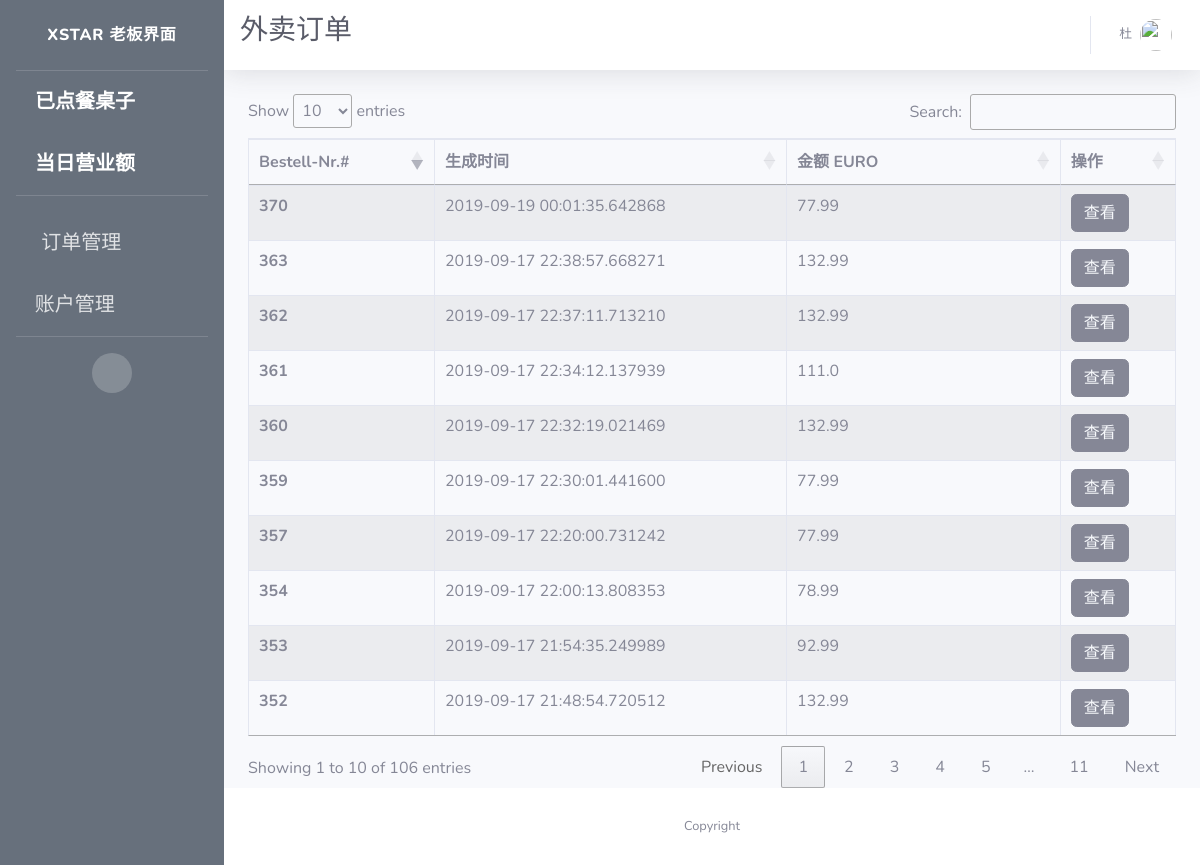
The app's page /boss/takeaway/orders/all (signed in) with its own data.
### app/models.py (models this page shows, shortened)
class User(UserMixin, db.Model):
    id = db.Column(db.Integer, primary_key=True)
    username = db.Column(db.String(64), index=True, unique=True, nullable=False)
    alias = db.Column(db.String(64))
    email = db.Column(db.String(120), unique=True)
    password_hash = db.Column(db.String(128))
    permissions = db.Column(db.Integer)
    container = db.Column(db.String(300))
    timeCreated = db.Column(db.DateTime, default=datetime.utcnow)

class Order(db.Model):
    id = db.Column(db.Integer, primary_key=True, unique=True, index=True)
    totalPrice = db.Column(db.Float, unique=False)
    orderNumber = db.Column(db.String(200), unique=True)
    timeCreated = db.Column(db.DateTime, default=datetime.utcnow)
    isPaid = db.Column(db.Boolean, default=False)
    isReady = db.Column(db.Boolean, default=False)
    isPickedUp = db.Column(db.Boolean, default=False)
    items = db.Column(db.String(1500))
    pay_via = db.Column(db.String(100))
    type = db.Column(db.String(100))
    container = db.Column(db.String(300))
    mealPrinted = db.Column(db.Boolean, default=False)
    printed = db.Column(db.Boolean, default=False)
    settleTime = db.Column(db.DateTime)
    settleID = db.Column(db.String(500))
    table_name = db.Column(db.String(500))
    seat_number = db.Column(db.String(500))
    isCancelled = db.Column(db.Boolean(), default=False)
    isDone = db.Column(db.Boolean())
    dishes = db.Column(db.String(1500))
    discount = db.Column(db.Float, default=0.0)
    discount_rate = db.Column(db.Float, default=0.0)
    subtype = db.Column(db.String(500))
    endTotal = db.Column(db.Float, default=totalPrice)
    section = db.Column(db.String(500))

### app/routes.py (the view)
@app.route("/boss/takeaway/orders/all")
@login_required
def boss_all_out_orders():
    orders = Order.query.filter(Order.type == "Out").all()
    return render_template('boss_all_out_orders.html',
                           title=u'外卖订单',
                           orders=orders)

### app/models.py (called while the page is built)
@login.user_loader
def load_user(id):
    return User.query.get(int(id))

### app/templates/boss_all_out_orders.html (shortened to what this page needs)
{% extends 'boss.html' %}
{% block css %}
<link rel="stylesheet" type="text/css" href="https://cdn.datatables.net/1.10.19/css/jquery.dataTables.css">
<link rel="stylesheet" type="text/css" href="https://cdnjs.cloudflare.com/ajax/libs/twitter-bootstrap/4.1.3/css/bootstrap.css">
<link rel="stylesheet" type="text/css" href="https://cdn.datatables.net/1.10.19/css/dataTables.bootstrap4.min.css">
{% endblock %}
{% block title %}
<h1 class="h3 mb-2 text-gray-800">{{ title }}</h1>
<br>
{% endblock %}
{% block content %}
<div class="row">
    <div class="col-sm-12">
        <table id="example" class="table table-striped table-bordered">
      <thead>
        <tr>
          <th scope="col">Bestell-Nr.#</th>
          <th scope="col">生成时间</th>
          <th scope="col">金额 EURO</th>
          <th scope="col">操作</th>
        </tr>
      </thead>
      <tbody>
      {% for order in orders %}
        <tr id={{ order.id }}>
          <th scope="row">{{ order.id }}</th>
          <td>{{ order.timeCreated }}</td>
          <td>{{ order.totalPrice }}</td>
          <td>
            <span>
              <button type="button" class="btn btn-secondary">
                <a href={{ url_for('boss_takeaway_order_view', order_id=order.id) }} style="color: rgb(247, 249, 252)">
                  查看
                </a>
              </button>
            </span>
          </td>
        </tr>
      {% endfor %}
      </tbody>
    </table>
    </div>
</div>
{% endblock %}

### app/templates/boss.html (shortened to what this page needs)
<!DOCTYPE html>
<html lang="en">
<head>
  {% block css %}
  {% endblock %}
  <link href="{{ url_for('static', filename='fontawesome-free/css/all.min.css') }}" rel="stylesheet" type="text/css">
  <link href="{{ url_for('static', filename='css/sb-admin-2.min.css')}}" rel="stylesheet">
</head>
<body id="page-top">
  <div id="wrapper">
    <ul class="navbar-nav bg-gradient-primary sidebar sidebar-dark accordion" id="accordionSidebar">
      <a class="sidebar-brand d-flex align-items-center justify-content-center" href="{{ url_for('index') }}">
        <div class="sidebar-brand-text mx-3">Xstar 老板界面</div>
      </a>
      <hr class="sidebar-divider my-0">
      <li class="nav-item active">
        <a class="nav-link" href="{{url_for('boss_active_tables') }}">
          <i class="fas fa-chair"></i>
          <span>已点餐桌子</span></a>
      </li>
      <li class="nav-item active">
        <a class="nav-link" href="{{url_for('boss_daily_revenue') }}">
          <i class="fas fa-money-bill-alt"></i>
          <span>当日营业额</span></a>
      </li>
      <hr class="sidebar-divider">
      <li class="nav-item">
        <a class="nav-link collapsed" href="#" data-toggle="collapse" data-target="#collapseTwo" aria-expanded="true" aria-controls="collapseTwo">
          <i class="fas fa-fw fa-cog"></i>
          <span>订单管理</span>
        </a>
      </li>
      <li class="nav-item">
        <a class="nav-link" href="{{ url_for('boss_users_manage') }}">
          <i class="fas fa-users"></i>
          <span>账户管理</span></a>
      </li>
      <hr class="sidebar-divider d-none d-md-block">
      <div class="text-center d-none d-md-inline">
        <button class="rounded-circle border-0" id="sidebarToggle"></button>
      </div>
    </ul>
    <div id="content-wrapper" class="d-flex flex-column">
      <div id="content">
        <nav class="navbar navbar-expand navbar-light bg-white topbar mb-4 static-top shadow">
          {% block title %}
          {% endblock %}
          <ul class="navbar-nav ml-auto">
            <li class="nav-item dropdown no-arrow">
              <a class="nav-link dropdown-toggle" href="#" id="userDropdown" role="button" data-toggle="dropdown" aria-haspopup="true" aria-expanded="false">
                <span class="mr-2 d-none d-lg-inline text-gray-600 small">{{ current_user.alias }}</span>
                <img class="img-profile rounded-circle" src="https://source.unsplash.com/QAB-WJcbgJk/60x60">
              </a>
            </li>
          </ul>
        </nav>
        <div class="container-fluid">
          {% block content %}{% endblock %}
        </div>
      </div>
      <footer class="sticky-footer bg-white">
        <div class="container my-auto">
          <div class="copyright text-center my-auto">
            <span>Copyright {{ company_name }}</span>
          </div>
        </div>
      </footer>
    </div>
  </div>
</body>
</html>

### app/templates/boss.html (style rules this page uses)
.bg-gradient-primary { background-image: linear-gradient(180deg,#67707c 10%,#67707c 100%); background-size: cover; }

### records on screen
User: alias "杜"
Order: id "352", timeCreated "2019-09-17 21:48:54.720512", totalPrice "132.99"
Order: id "353", timeCreated "2019-09-17 21:54:35.249989", totalPrice "92.99"
Order: id "354", timeCreated "2019-09-17 22:00:13.808353", totalPrice "78.99"
Order: id "357", timeCreated "2019-09-17 22:20:00.731242", totalPrice "77.99"
Order: id "359", timeCreated "2019-09-17 22:30:01.441600", totalPrice "77.99"
Order: id "360", timeCreated "2019-09-17 22:32:19.021469", totalPrice "132.99"
Order: id "361", timeCreated "2019-09-17 22:34:12.137939", totalPrice "111.0"
Order: id "362", timeCreated "2019-09-17 22:37:11.713210", totalPrice "132.99"
Order: id "363", timeCreated "2019-09-17 22:38:57.668271", totalPrice "132.99"
Order: id "370", timeCreated "2019-09-19 00:01:35.642868", totalPrice "77.99"

### other values on screen
{{ title }} "外卖订单"
